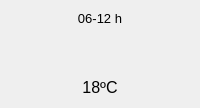
        <widget class="QFrame" name="frameCielo22">
         <property name="type" stdset="0">
          <string>value</string>
         </property>
         <layout class="QVBoxLayout" name="verticalLayoutCielo22">
          <item>
           <widget class="QLabel" name="labelHora22">
            <property name="font">
             <font>
              <pointsize>10</pointsize>
             </font>
            </property>
            <property name="text">
             <string>06-12 h</string>
            </property>
            <property name="alignment">
             <set>Qt::AlignCenter</set>
            </property>
           </widget>
          </item>
          <item>
           <widget class="QLabel" name="labelCielo22">
            <property name="minimumSize">
             <size>
              <width>40</width>
              <height>40</height>
             </size>
            </property>
            <property name="text">
             <string/>
            </property>
            <property name="pixmap">
             <pixmap>:/img/chanceflurries.png</pixmap>
            </property>
            <property name="alignment">
             <set>Qt::AlignCenter</set>
            </property>
           </widget>
          </item>
          <item>
           <widget class="QLabel" name="labelTemp22">
            <property name="font">
             <font>
              <pointsize>12</pointsize>
             </font>
            </property>
            <property name="text">
             <string>18ºC</string>
            </property>
            <property name="alignment">
             <set>Qt::AlignCenter</set>
            </property>
           </widget>
          </item>
         </layout>
        </widget>
